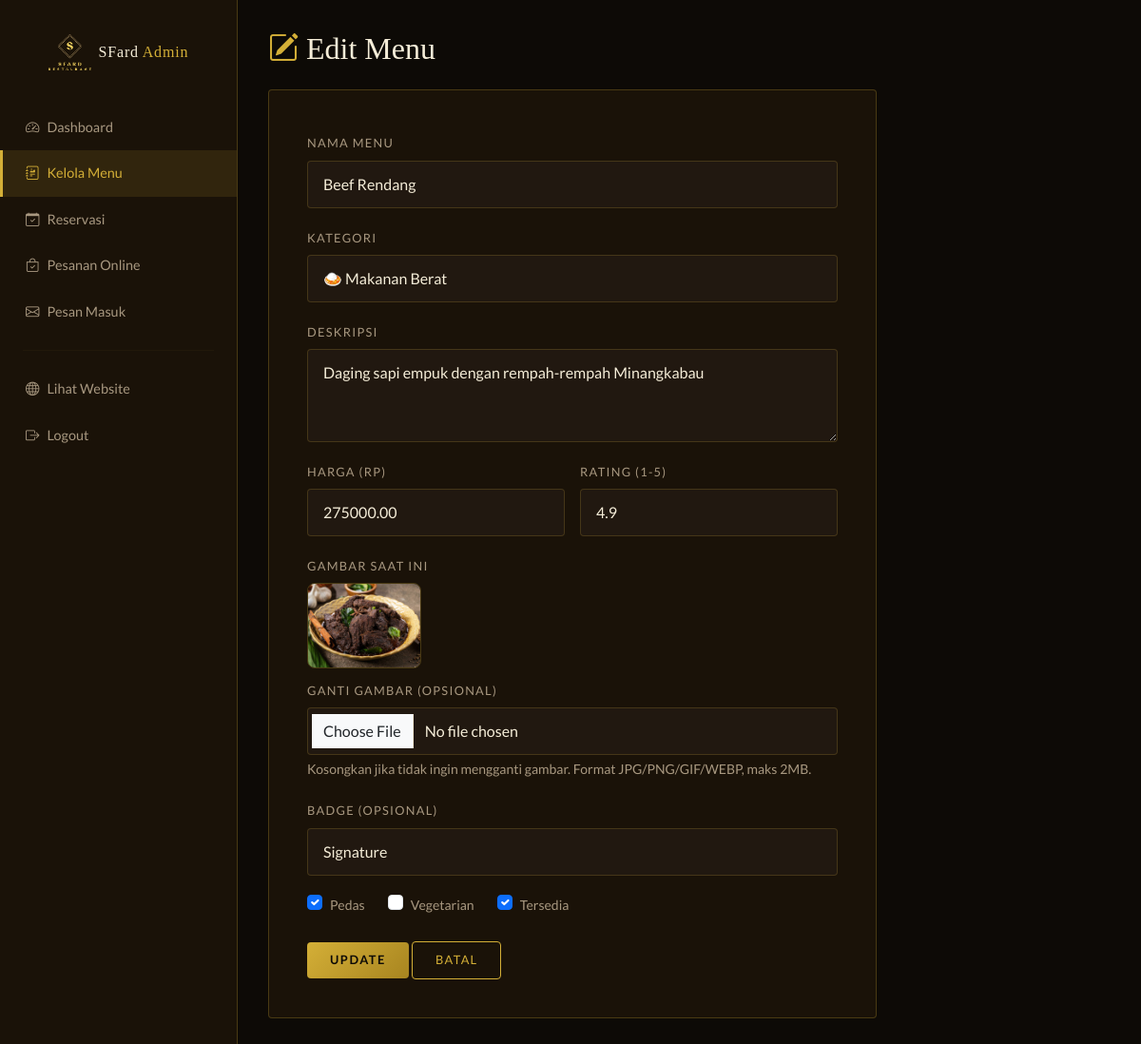
Screenshot of /admin/menu_edit.php?id=2 (signed in) with the database file from the repository.
### tables this page shows
CREATE TABLE menu_items (
    id INT AUTO_INCREMENT PRIMARY KEY,
    category_id INT NOT NULL,
    name VARCHAR(100) NOT NULL,
    description TEXT,
    price DECIMAL(10,2) NOT NULL,
    image VARCHAR(255),
    badge VARCHAR(50) DEFAULT '',
    rating DECIMAL(2,1) DEFAULT 5.0,
    is_spicy TINYINT(1) DEFAULT 0,
    is_veg TINYINT(1) DEFAULT 0,
    is_available TINYINT(1) DEFAULT 1,
    created_at TIMESTAMP DEFAULT CURRENT_TIMESTAMP,
    FOREIGN KEY (category_id) REFERENCES categories(id) ON DELETE CASCADE
);

CREATE TABLE categories (
    id INT AUTO_INCREMENT PRIMARY KEY,
    slug VARCHAR(50) NOT NULL UNIQUE,
    name VARCHAR(50) NOT NULL
);

### includes/classes/Database.php (called while the page is built, shortened)
<?php
class Database
{
    public function __construct()
    {
        $host   = "localhost";
        $dbuser = "root";
        $dbpass = "";
        $dbname = "sfardresto_db";
        $this->conn = mysqli_connect($host, $dbuser, $dbpass, $dbname);
    }
}

### includes/classes/MenuModel.php (called while the page is built, shortened)
<?php
class MenuModel extends Database
{
    public function getCategories()
    {
        return mysqli_query($this->conn, "SELECT * FROM categories ORDER BY id ASC");
    }
    public function find(int $id)
    {
        $stmt = mysqli_prepare($this->conn, "SELECT * FROM menu_items WHERE id = ?");
        mysqli_stmt_bind_param($stmt, "i", $id);
        mysqli_stmt_execute($stmt);
        $result = mysqli_stmt_get_result($stmt);
        return mysqli_fetch_assoc($result);
    }
}

### admin/menu_edit.php (the view, shortened to what this page needs)
<?php
$id = isset($_GET['id']) ? (int) $_GET['id'] : 0;
$menuModel = new MenuModel();
$categories = [];
$catResult = $menuModel->getCategories();
while ($row = mysqli_fetch_assoc($catResult)) { $categories[] = $row; }
$item = $menuModel->find($id);
include 'includes/admin_header.php';
?>
<h2 class="admin-title"><i class="bi bi-pencil-square text-gold me-2"></i>Edit Menu</h2>
<div class="form-dark" style="max-width:640px;">
    <form method="POST" enctype="multipart/form-data">
        <div class="mb-3">
            <label class="form-label-dark">Nama Menu</label>
            <input type="text" name="name" class="form-control form-control-dark" required value="<?= htmlspecialchars($item['name']) ?>">
        </div>
        <div class="mb-3">
            <label class="form-label-dark">Kategori</label>
            <select name="category_id" class="form-control form-control-dark" required>
                <?php foreach ($categories as $cat): ?>
                    <option value="<?= $cat['id'] ?>" <?= $cat['id'] == $item['category_id'] ? 'selected' : '' ?>><?= htmlspecialchars($cat['name']) ?></option>
                <?php endforeach; ?>
            </select>
        </div>
        <div class="mb-3">
            <label class="form-label-dark">Deskripsi</label>
            <textarea name="description" rows="3" class="form-control form-control-dark"><?= htmlspecialchars($item['description']) ?></textarea>
        </div>
        <div class="row g-3 mb-3">
            <div class="col-md-6">
                <label class="form-label-dark">Harga (Rp)</label>
                <input type="number" name="price" class="form-control form-control-dark" required min="0" value="<?= $item['price'] ?>">
            </div>
            <div class="col-md-6">
                <label class="form-label-dark">Rating (1-5)</label>
                <input type="number" name="rating" class="form-control form-control-dark" value="<?= $item['rating'] ?>" step="0.1" min="1" max="5">
            </div>
        </div>
        <div class="mb-3">
            <label class="form-label-dark">Gambar Saat Ini</label>
            <div class="mb-2">
                <img src="../img/<?= htmlspecialchars($item['image']) ?>" width="120" height="90"
                     style="object-fit:cover; border-radius:8px; border:1px solid var(--border-gold);"
                     onerror="this.src='https://placehold.co/120x90/1A1208/D4AF37?text=%20'">
            </div>
            <label class="form-label-dark">Ganti Gambar (opsional)</label>
            <input type="file" name="image_file" class="form-control form-control-dark" accept="image/png, image/jpeg, image/gif, image/webp">
            <small style="color:var(--text-muted)">Kosongkan jika tidak ingin mengganti gambar. Format JPG/PNG/GIF/WEBP, maks 2MB.</small>
        </div>
        <div class="mb-3">
            <label class="form-label-dark">Badge (opsional)</label>
            <input type="text" name="badge" class="form-control form-control-dark" value="<?= htmlspecialchars($item['badge']) ?>">
        </div>
        <div class="d-flex gap-4 mb-4 flex-wrap">
            <div class="form-check">
                <input class="form-check-input" type="checkbox" name="is_spicy" id="is_spicy" <?= $item['is_spicy'] ? 'checked' : '' ?>>
                <label class="form-check-label small" for="is_spicy" style="color:var(--text-muted)">Pedas</label>
            </div>
            <div class="form-check">
                <input class="form-check-input" type="checkbox" name="is_veg" id="is_veg" <?= $item['is_veg'] ? 'checked' : '' ?>>
                <label class="form-check-label small" for="is_veg" style="color:var(--text-muted)">Vegetarian</label>
            </div>
            <div class="form-check">
                <input class="form-check-input" type="checkbox" name="is_available" id="is_available" <?= $item['is_available'] ? 'checked' : '' ?>>
                <label class="form-check-label small" for="is_available" style="color:var(--text-muted)">Tersedia</label>
            </div>
        </div>
        <button type="submit" class="btn-gold px-4 py-2">Update</button>
        <a href="menu_list.php" class="btn-outline-gold px-4 py-2">Batal</a>
    </form>
</div>
<?php include 'includes/admin_footer.php'; ?>

### assets/css/style.css (style rules this page uses)
:root { --gold: #D4AF37; --gold-light: #F0D060; --gold-dark: #A88520; --dark-bg: #0D0A06; --dark-card: #1A1208; --dark-mid: #211810; --dark-nav: rgba(10, 7, 3, 0.96); --text-main: #F5EDD8; --text-muted: #A89880; --border-gold: rgba(212, 175, 55, 0.25); --ff-display: 'Cinzel', serif; --ff-heading: 'Playfair Display', serif; --ff-body: 'Lato', sans-serif; --radius: 4px; --shadow: 0 8px 32px rgba(0,0,0,0.5); }
* { box-sizing: border-box; }
html { scroll-behavior: smooth; }
body { background: var(--dark-bg); color: var(--text-main); font-family: var(--ff-body); line-height: 1.7; overflow-x: hidden; }
h1, h2, h3 { font-family: var(--ff-heading); }
.text-gold { color: var(--gold) !important; }
.btn-gold { background: linear-gradient(135deg, var(--gold), var(--gold-dark)); color: #0D0A06; font-family: var(--ff-body); font-weight: 700; font-size: 0.8rem; letter-spacing: 0.12em; text-transform: uppercase; border: none; padding: 0.6rem 1.4rem; border-radius: var(--radius); transition: all 0.3s; text-decoration: none; display: inline-block; }
.btn-outline-gold { background: transparent; color: var(--gold); border: 1px solid var(--gold); font-size: 0.8rem; letter-spacing: 0.1em; text-transform: uppercase; padding: 0.6rem 1.4rem; border-radius: var(--radius); transition: all 0.3s; text-decoration: none; display: inline-block; }
.form-dark { background: var(--dark-card); border: 1px solid var(--border-gold); border-radius: var(--radius); padding: 2.5rem; }
.form-control-dark { background: var(--dark-mid) !important; border: 1px solid rgba(212,175,55,0.2) !important; color: var(--text-main) !important; border-radius: var(--radius) !important; padding: 0.75rem 1rem !important; transition: border-color 0.3s; }
.form-control-dark::placeholder { color: var(--text-muted) !important; }
.form-label-dark { color: var(--text-muted); font-size: 0.8rem; letter-spacing: 0.1em; text-transform: uppercase; margin-bottom: 0.4rem; }
.admin-title { font-family: var(--ff-heading); color: var(--text-main); margin-bottom: 1.5rem; }

### rows the page displays
menu_items: name "Beef Rendang", category_id "🍛 Makanan Berat", description "Daging sapi empuk dengan rempah-rempah Minangkabau", price "275000.00", rating "4.9", image (picture), badge "Signature", is_spicy "☑", is_available "☑"
